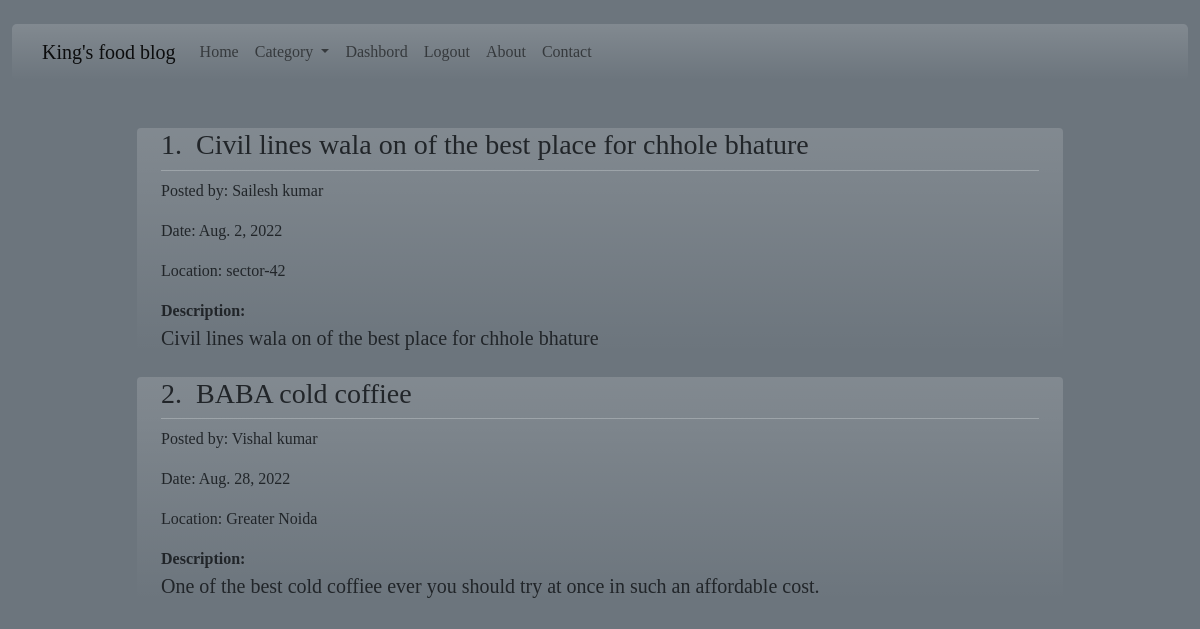
The app's page / (signed in) with its own data.
### app/models.py (models this page shows, shortened)
class Post(models.Model):
    title = models.CharField(max_length=200)
    uname = models.CharField(max_length=100)
    author = models.CharField(max_length=100)
    date = models.DateField(auto_now_add=True)
    location = models.CharField(max_length=150)
    description = models.TextField()

### app/views.py (the view)
# urls.py: 2. Add a URL to urlpatterns:  path('', views.home, name='home')
def home(request):
    posts = Post.objects.all()
    return render(request, 'foodblogapp/home.html', {'posts': posts})

### templates/foodblogapp/home.html
{% extends 'foodblogapp/base.html' %}
{% load static %}
{% block content %}
<div class="container col-sm-10">
    {% if posts %}
    {% for post in posts %}
    <div class="jumbotron bg-secondary bg-gradient  rounded">
        <div class="my-4 mx-4">
            <h3 class=" strong ">{{post.id}}. &nbsp;{{post.title}}</h3>
            <hr class="my-2 bg-light">
            <p>Posted by: {{post.author}}</p>
            <p>Date: {{post.date}}</p>
            <p>Location: {{post.location}}</p>
            <strong>Description:</strong>
            <p class="lead">{{post.description}}</p>
        </div>
    </div>
    {%endfor%}
    {%else%}
    <div class="jumbotron bg-gradient bg-secondary rounded">
        <p class="display-6"> Soory!!!! No post available</p>
    </div>
    {%endif%}
</div>
{% endblock content %}

### static/css/style.css (style rules this page uses)
body { font-family: 'Enriqueta', serif; }

### records on screen
Post: id "1", title "Civil lines wala on of the best place for chhole bhature", author "Sailesh kumar", date "Aug. 2, 2022", location "sector-42", description "Civil lines wala on of the best place for chhole bhature"
Post: id "2", title "BABA cold coffiee", author "Vishal kumar", date "Aug. 28, 2022", location "Greater Noida", description "One of the best cold coffiee ever you should try at once in such an affordable cost."
